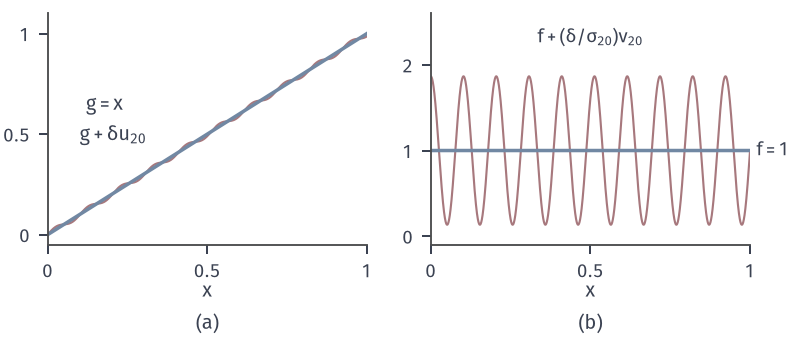

Write Python code to recreate this figure.
from pathlib import Path
import sys
ROOT = next(p for p in Path(__file__).resolve().parents if (p/"build.sh").is_file() and (p/"tex/book.tex").is_file())
sys.path.insert(0, str(ROOT/"figures/00-shared/mathematical-preliminaries-upper/00-shared/comprehension-figures"))
from support import figure, save, BLUE, GREEN, YELLOW, RED, PURPLE, INK, MUTED, GRID, BLUE_FILL, GREEN_FILL, YELLOW_FILL, RED_FILL, PURPLE_FILL
import numpy as np

def panel_labels(fig, axes, y=.02):
    for ax, s in zip(axes, "(a) (b) (c)".split()):
        q = ax.get_position(); fig.text((q.x0+q.x1)/2, y, s, ha="center", va="bottom")

# V f = g, f=1, g=x. Perturbation delta*u_20 with delta=0.01, u_k=sqrt2 sin(w_k x), v_k=sqrt2 cos(w_k x), w_k=(k-1/2)pi, sigma_k=1/w_k.
fig, axes = figure(width_mm=112, height_mm=48, ncols=2)
fig.set_layout_engine(None)
fig.subplots_adjust(left=.06, right=.945, top=.96, bottom=.28, wspace=.2)
x = np.linspace(0, 1, 6001); w = 19.5*np.pi; d = .01
ax = axes[0]
ax.plot(x, x+d*2**.5*np.sin(w*x), color=RED, lw=.85)
ax.plot(x, x, color=BLUE, lw=1.4)
ax.text(.12, .62, '$g=x$', ha='left'); ax.text(.1, .47, '$g+\\delta u_{20}$', ha='left')
ax.set_xlim(0, 1); ax.set_ylim(-.05, 1.1); ax.set_xticks([0, .5, 1]); ax.set_xticklabels(['0', '0.5', '1']); ax.set_yticks([0, .5, 1]); ax.set_yticklabels(['0', '0.5', '1']); ax.set_xlabel('$x$', labelpad=0)
ax = axes[1]
ax.plot(x, 1+(d*w)*2**.5*np.cos(w*x), color=RED, lw=.85)
ax.plot(x, np.ones_like(x), color=BLUE, lw=1.4)
ax.text(1.02, 1, '$f=1$', ha='left', va='center', clip_on=False, fontsize=7.5)
ax.text(.5, 2.2, '$f+(\\delta/\\sigma_{20})v_{20}$', ha='center', va='bottom', fontsize=7.5)
ax.set_xlim(0, 1); ax.set_ylim(-.1, 2.6); ax.set_xticks([0, .5, 1]); ax.set_xticklabels(['0', '0.5', '1']); ax.set_yticks([0, 1, 2]); ax.set_xlabel('$x$', labelpad=0)
panel_labels(fig, axes)
save(fig, Path(__file__).resolve().parent, 'figure', {'formula': 'g=x, f=1, delta=0.01, k=20; f_perturbed=1+(delta/sigma_20) v_20'})
